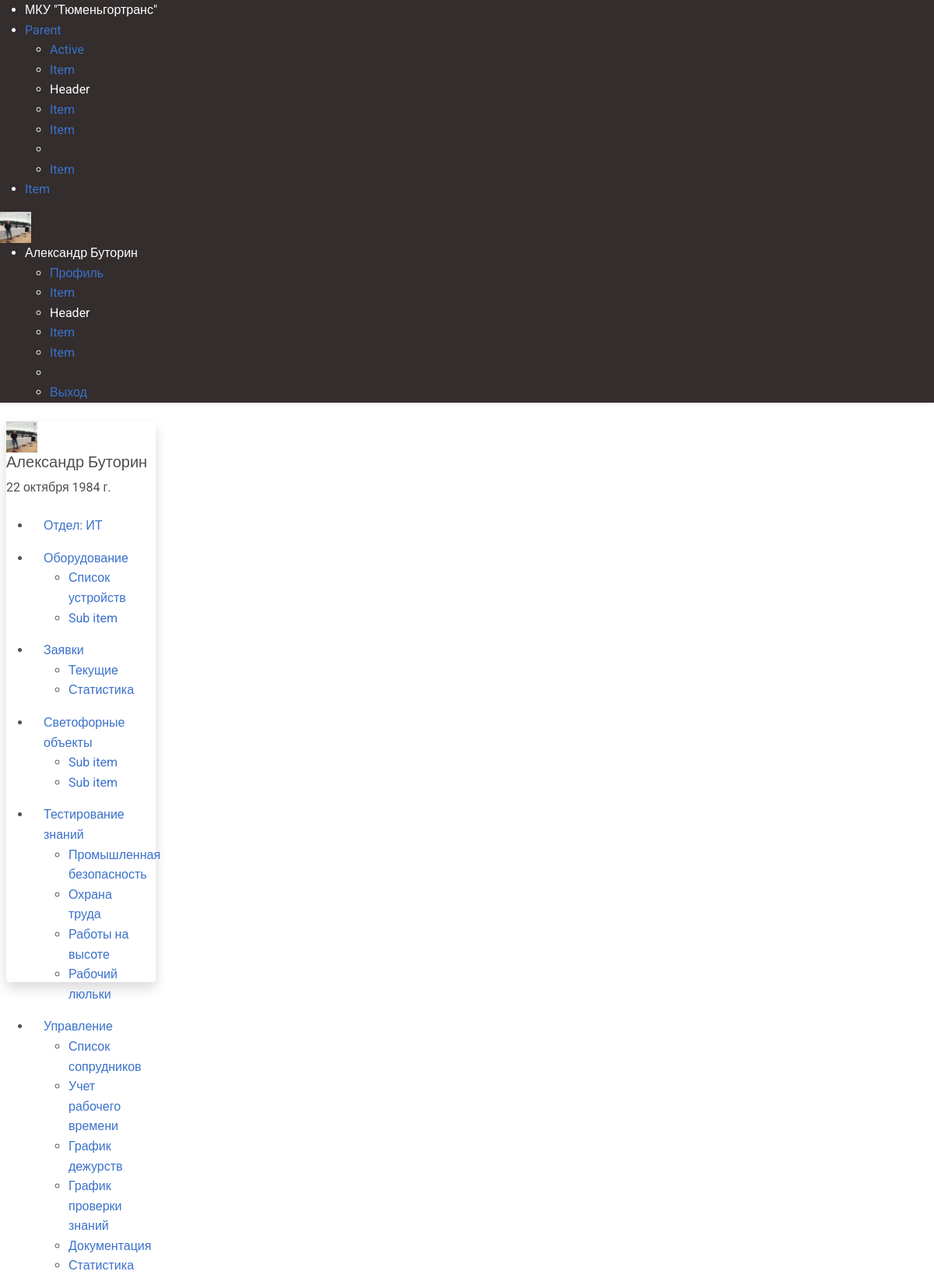
/users/main/ (signed in), run on the app's committed database.
### users/models.py (models this page shows, shortened)
class CustomUser(AbstractUser):
    middle_name = models.CharField('Отчество', max_length=50, blank=True, null=True)
    date_of_birth = models.DateField(blank=True, null=True, verbose_name='Дата рождения')
    age = models.IntegerField(blank=True, null=True, verbose_name='Возраст')
    phone_number_work = models.CharField('Рабочий телефон', max_length=16, blank=True, null=True)
    phone_number_mobile = models.CharField('Мобильный телефон', max_length=12, blank=True, null=True)
    department = models.ForeignKey(Department, blank=True, null=True, on_delete=models.CASCADE, verbose_name='Отдел')
    avatar = models.ImageField(upload_to='avatars/', blank=True, null=True)
    position = models.ForeignKey(Position, blank=True, null=True, on_delete=models.CASCADE, verbose_name='Должность')
    date_of_employment = models.DateField(blank=True, null=True, verbose_name='Дата трудоустройства')
    class Meta:
        verbose_name = 'Пользователь'
        verbose_name_plural = 'Пользователи'

class Department(models.Model):
    department = models.CharField('Отдел', max_length=50)
    slug = models.CharField('Слаг', max_length=70, blank=True)
    class Meta:
        verbose_name = "Отдел"
        verbose_name_plural = "Отделы"
    def __str__(self):
        return self.department

### users/views.py (the view)
# urls.py: path('main/', main, name='main'),
@login_required
def main(request):
    return render(request, 'users/main.html')

### templates/users/main.html (shortened to what this page needs)
{% extends 'base.html' %}
{% block navbar %}
    {% include 'components/navbar.html' %}
{% endblock %}
{% block left_sidebar %}
    {% include 'components/left_sidebar.html' %}
{% endblock %}

### templates/components/navbar.html (shortened to what this page needs)
{% load static %}
<nav class="uk-navbar-container shadow-sm bg-dark text-white">
    <div class="uk-container-expand uk-padding-small uk-padding-remove-top uk-padding-remove-bottom">
        <div uk-navbar class="">
            <div class="uk-navbar-left text-white">
                <ul class="uk-navbar-nav text-white">
                    <li class="uk-active"><a class="text-white" href="https://tgt72.ru/" target="_blank">МКУ "Тюменьгортранс"</a></li>
                    <li>
                        <a href="#">Parent </a>
                        <div class="uk-navbar-dropdown">
                            <ul class="uk-nav uk-navbar-dropdown-nav">
                                <li class="uk-active"><a href="#">Active</a></li>
                                <li><a href="#">Item</a></li>
                                <li class="uk-nav-header">Header</li>
                                <li><a href="#">Item</a></li>
                                <li><a href="#">Item</a></li>
                                <li class="uk-nav-divider"></li>
                                <li><a href="#">Item</a></li>
                            </ul>
                        </div>
                    </li>
                    <li><a href="#">Item</a></li>
                </ul>
            </div>
            <div class="uk-navbar-right">
                <div class="uk-width-auto">
                    {% if user.is_authenticated %}<img class="uk-border-circle" width="40" height="40" src="{{ user.avatar.url }}" alt="Avatar">{% endif %}
                </div>
                <ul class="uk-navbar-nav">
                    {% if user.is_authenticated %}
                    <li>
                        <a class="text-white" href="#">{{ user.first_name }} {{ user.last_name }}</a>
                        <div class="uk-navbar-dropdown">
                            <ul class="uk-nav uk-navbar-dropdown-nav">
                                <li class="uk-active"><a href="#">Профиль</a></li>
                                <li><a href="#">Item</a></li>
                                <li class="uk-nav-header">Header</li>
                                <li><a href="#">Item</a></li>
                                <li><a href="#">Item</a></li>
                                <li class="uk-nav-divider"></li>
                                <li><a href="{% url 'logout_user' %}">Выход</a></li>
                            </ul>
                        </div>
                    </li>
                    {% else %}
                    <li>
                        <a uk-icon="sign-in" href="{% url 'login_user' %}">Авторизоваться</a>
                    </li>
                    {% endif %}
                </ul>
            </div>
        </div>
    </div>
</nav>

### templates/components/left_sidebar.html (shortened to what this page needs)
{% load static %}
<div class="uk-card uk-card-default m-2 me-0 left_sidebar shadow">
    <div class="uk-card-header">
        <div class="uk-grid-small uk-flex-middle" uk-grid>
            <div class="uk-width-auto ps-0">
                <img class="uk-border-circle" width="40" height="40" src="{{ user.avatar.url }}" alt="Avatar">
            </div>
            <div class="uk-width-expand">
                <h5 class="uk-card-title uk-margin-remove-bottom">{{ user.first_name }} {{ user.last_name }}</h5>
                <p class="uk-text-meta uk-margin-remove-top">
                    <time datetime="2023-04-10T12:00">
                        {{ user.date_of_birth }}
                    </time>
                </p>
            </div>
        </div>
    </div>
    <div class="">
    <ul class="uk-nav-default" uk-nav="multiple: true">
        <li class="uk-active p-3 pt-2 pb-2"><a href="#">Отдел: {{ user.department }}</a></li>
        <li class="uk-parent p-3 pt-2 pb-2">
            <a class="" href="#">Оборудование </a>
            <ul class="uk-nav-sub">
                <li><a href="{% url 'device_list' %}">Список устройств</a></li>
                <li>
                    <a href="#">Sub item</a>
                </li>
            </ul>
        </li>
        <li class="uk-parent p-3 pt-2 pb-2">
            <a href="#">Заявки </a>
            <ul class="uk-nav-sub">
                <li class=""><a href="#">Текущие</a></li>
                <li class=""><a href="#">Статистика</a></li>
            </ul>
        </li>
        <li class="uk-parent p-3 pt-2 pb-2">
            <a href="#">Светофорные объекты </a>
            <ul class="uk-nav-sub">
                <li><a href="#">Sub item</a></li>
                <li><a href="#">Sub item</a></li>
            </ul>
        </li>
        <li class="uk-parent p-3 pt-2 pb-2">
            <a href="#">Тестирование знаний </a>
            <ul class="uk-nav-sub">
                <li><a href="#">Промышленная безопасность</a></li>
                <li><a href="#">Охрана труда</a></li>
                <li><a href="#">Работы на высоте</a></li>
                <li><a href="#">Рабочий люльки</a></li>
            </ul>
        </li>
        <li class="uk-parent p-3 pt-2 pb-2">
            <a href="#">Управление </a>
            <ul class="uk-nav-sub">
                <li class=""><a href="{% url 'user_list' %}">Список сопрудников</a></li>
                <li class=""><a href="#">Учет рабочего времени</a></li>
                <li><a href="#">График дежурств</a></li>
                <li><a href="#">График проверки знаний</a></li>
                <li><a href="#">Документация</a></li>
                <li><a href="#">Статистика</a></li>
            </ul>
        </li>
    </ul>
</div>
</div>

### static/css/styles.css (style rules this page uses)
.left_sidebar { height: 90vh; position: sticky; border-radius: 4px; }

### data on the page
CustomUser: avatar (picture), first_name "Александр", last_name "Буторин", date_of_birth "22 октября 1984 г.", department "ИТ"
